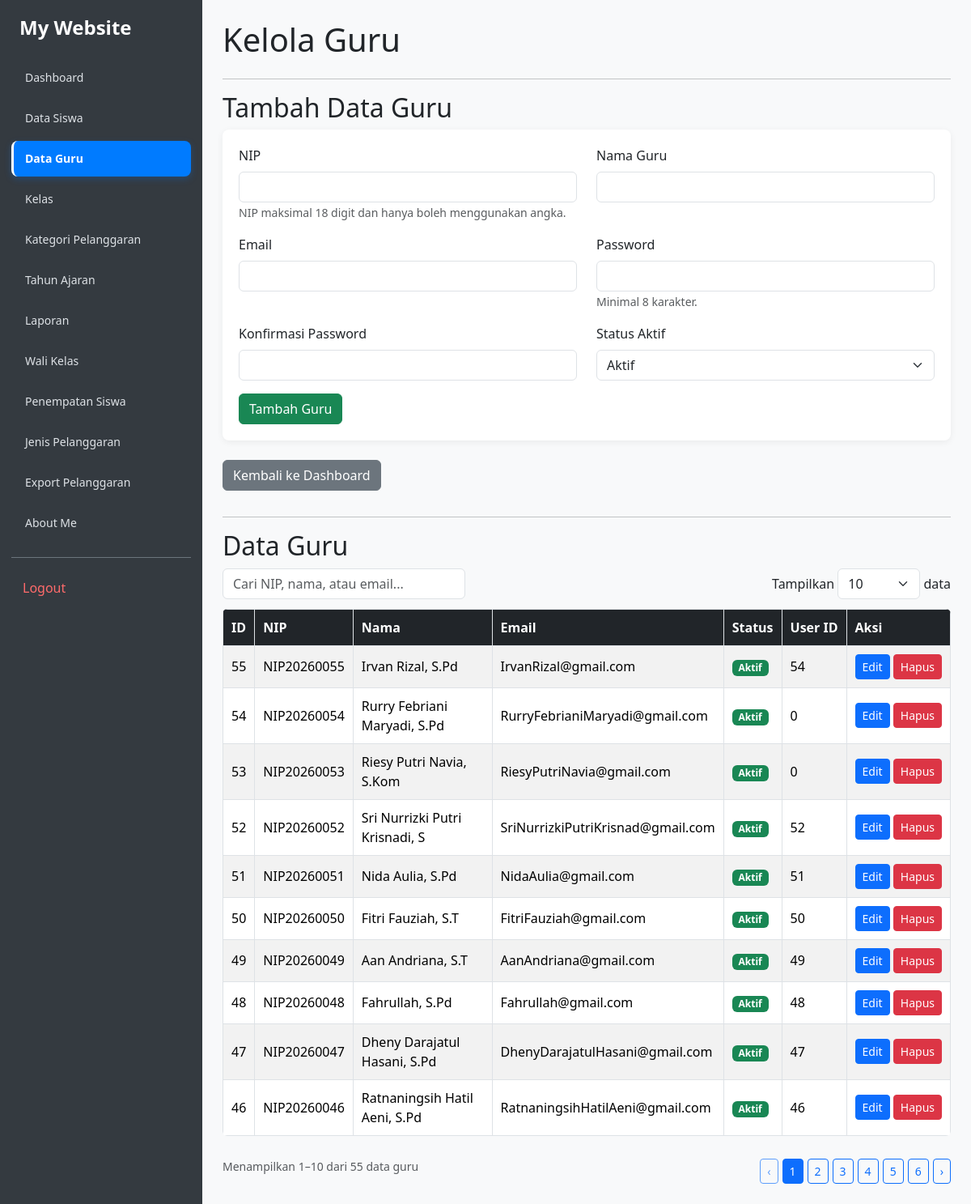
The page /kelola_guru.php (signed in) on the database its author committed.
### tables this page shows
CREATE TABLE `t_guru` (
  `id` int(11) NOT NULL,
  `nip` varchar(30) NOT NULL,
  `nama` varchar(30) NOT NULL,
  `email` varchar(150) NOT NULL,
  `status_aktif` tinyint(1) NOT NULL,
  `user_id` int(11) NOT NULL,
  `created_at` timestamp NOT NULL DEFAULT current_timestamp(),
  `updated_at` timestamp NOT NULL DEFAULT current_timestamp()
);

### kelola_guru.php (the view, shortened to what this page needs)
<?php
include 'config/koneksi.php';
$sql = "SELECT
            t_guru.*,
            t_users.email AS email_user
        FROM t_guru
        LEFT JOIN t_users ON t_guru.user_id = t_users.id
        ORDER BY t_guru.id DESC";
$query = mysqli_query($koneksi, $sql);
?>
<!DOCTYPE html>
<html lang="id">
<head>
    <link href="https://cdn.jsdelivr.net/npm/bootstrap@5.3.8/dist/css/bootstrap.min.css" rel="stylesheet">
</head>
<body>
<?php include 'includes/sidebar.php'; ?>
<main class="main-content">
    <h1 class="mb-4">Kelola Guru</h1>
    <hr>
    <h2>Tambah Data Guru</h2>
    <form action="proses_guru.php" method="POST"
          class="form-tambah mb-4" id="formGuru">
        <div class="row">
            <div class="col-md-6 mb-3">
                <label for="nip" class="form-label">NIP</label>
                <input type="text"
                       name="nip"
                       id="nip"
                       class="form-control"
                       maxlength="18"
                       pattern="[0-9]{1,18}"
                       inputmode="numeric"
                       required>
                <small id="peringatanNIP" class="text-muted">
                    NIP maksimal 18 digit dan hanya boleh menggunakan angka.
                </small>
            </div>
            <div class="col-md-6 mb-3">
                <label for="nama" class="form-label">Nama Guru</label>
                <input type="text"
                       name="nama"
                       id="nama"
                       class="form-control"
                       required>
            </div>
            <div class="col-md-6 mb-3">
                <label for="email" class="form-label">Email</label>
                <input type="email"
                       name="email"
                       id="email"
                       class="form-control"
                       autocomplete="email"
                       required>
            </div>
            <div class="col-md-6 mb-3">
                <label for="password" class="form-label">Password</label>
                <input type="password"
                       name="password"
                       id="password"
                       class="form-control"
                       minlength="8"
                       autocomplete="new-password"
                       required>
                <small class="text-muted">Minimal 8 karakter.</small>
            </div>
            <div class="col-md-6 mb-3">
                <label for="konfirmasi_password" class="form-label">Konfirmasi Password</label>
                <input type="password"
                       name="konfirmasi_password"
                       id="konfirmasi_password"
                       class="form-control"
                       minlength="8"
                       autocomplete="new-password"
                       required>
            </div>
            <div class="col-md-6 mb-3">
                <label for="status_aktif" class="form-label">Status Aktif</label>
                <select name="status_aktif"
                        id="status_aktif"
                        class="form-select"
                        required>
                    <option value="1">Aktif</option>
                </select>
            </div>
        </div>
        <button type="submit" class="btn btn-success">
            Tambah Guru
        </button>
    </form>
    <a href="dashboard.php" class="btn btn-secondary mb-3">
        Kembali ke Dashboard
    </a>
    <hr>
    <h2>Data Guru</h2>
    <div class="kontrol-tabel">
        <input type="search"
               id="cariGuru"
               class="form-control"
               placeholder="Cari NIP, nama, atau email...">
        <label class="mb-0">
            Tampilkan
            <select id="jumlahGuru" class="form-select"
                    style="display:inline-block;width:auto;">
                <option value="10" selected>10</option>
            </select>
            data
        </label>
    </div>
    <div class="tabel-guru-wrapper">
        <table class="table table-striped table-hover"
               id="tabelGuru">
            <thead>
                <tr>
                    <th data-kolom="0">ID</th>
                    <th data-kolom="1">NIP</th>
                    <th data-kolom="2">Nama</th>
                    <th data-kolom="3">Email</th>
                    <th data-kolom="4">Status</th>
                    <th data-kolom="5">User ID</th>
                    <th>Aksi</th>
                </tr>
            </thead>
            <tbody>
                <?php if (mysqli_num_rows($query) > 0) { ?>
                    <?php while ($guru = mysqli_fetch_assoc($query)) { ?>
                        <tr>
                            <td><?= (int)$guru['id']; ?></td>
                            <td>
                                <?= htmlspecialchars($guru['nip'] ?? ''); ?>
                            </td>
                            <td>
                                <?= htmlspecialchars($guru['nama'] ?? ''); ?>
                            </td>
                            <td>
                                <?= htmlspecialchars(
                                    $guru['email_user'] ?? $guru['email'] ?? '-'
                                ); ?>
                            </td>
                            <td>
                                <?php if (($guru['status_aktif'] ?? 0) == 1) { ?>
                                    <span class="badge bg-success">Aktif</span>
                                <?php } else { ?>
                                    <span class="badge bg-secondary">Tidak Aktif</span>
                                <?php } ?>
                            </td>
                            <td>
                                <?= htmlspecialchars($guru['user_id'] ?? '-'); ?>
                            </td>
                            <td class="text-nowrap">
                                <a href="edit_guru.php?id=<?= (int)$guru['id']; ?>"
                                   class="btn btn-primary btn-sm">
                                    Edit
                                </a>
                                <form action="proses_guru.php"
                                      method="POST"
                                      style="display:inline"
                                      onsubmit="return confirm('Yakin ingin menghapus data guru ini?');">
                                    <button type="submit"
                                            class="btn btn-danger btn-sm">
                                        Hapus
                                    </button>
                                </form>
                            </td>
                        </tr>
                    <?php } ?>
                <?php } ?>
            </tbody>
        </table>
    </div>
    <div class="d-flex justify-content-between align-items-center flex-wrap mt-3">
        <small id="infoGuru" class="text-muted"></small>
        <div class="paginasi" id="paginasiGuru"></div>
    </div>
</main>
</body>
</html>

### includes/sidebar.css (style rules this page uses)
body { background: #f8f9fa; margin: 0; }
.main-content { margin-left: 250px; padding: 25px; min-width: 0; box-sizing: border-box; }

### kelola_guru.php (style rules this page uses)
body { background-color: #f8f9fa; margin: 0; }
.main-content { margin-left: 250px; padding: 25px; min-width: 0; }
.form-tambah { background: white; padding: 20px; border-radius: 8px; box-shadow: 0 2px 8px rgba(0,0,0,.06); }
.tabel-guru-wrapper { width: 100%; overflow-x: auto; background: white; border-radius: 6px; }
#tabelGuru { width: 100%; border-collapse: collapse; margin-bottom: 0; }
#tabelGuru th, #tabelGuru td { padding: 10px; border: 1px solid #dee2e6; vertical-align: middle; }
#tabelGuru th { background: #212529; color: white; white-space: nowrap; cursor: pointer; }
.kontrol-tabel { display: flex; justify-content: space-between; align-items: center; gap: 10px; flex-wrap: wrap; margin-bottom: 12px; }
.kontrol-tabel input { max-width: 300px; }
.paginasi { display: flex; gap: 5px; margin-top: 12px; flex-wrap: wrap; }

### rows shown on the page
t_guru: id "55", nip "NIP20260055", nama "Irvan Rizal, S.Pd", email "IrvanRizal@gmail.com", status_aktif "Aktif", user "54"
t_guru: id "54", nip "NIP20260054", nama "Rurry Febriani Maryadi, S.Pd", email "RurryFebrianiMaryadi@gmail.com", status_aktif "Aktif", user "0"
t_guru: id "53", nip "NIP20260053", nama "Riesy Putri Navia, S.Kom", email "RiesyPutriNavia@gmail.com", status_aktif "Aktif", user "0"
t_guru: id "52", nip "NIP20260052", nama "Sri Nurrizki Putri Krisnadi, S", email "SriNurrizkiPutriKrisnad@gmail.com", status_aktif "Aktif", user "52"
t_guru: id "51", nip "NIP20260051", nama "Nida Aulia, S.Pd", email "NidaAulia@gmail.com", status_aktif "Aktif", user "51"
t_guru: id "50", nip "NIP20260050", nama "Fitri Fauziah, S.T", email "FitriFauziah@gmail.com", status_aktif "Aktif", user "50"
t_guru: id "49", nip "NIP20260049", nama "Aan Andriana, S.T", email "AanAndriana@gmail.com", status_aktif "Aktif", user "49"
t_guru: id "48", nip "NIP20260048", nama "Fahrullah, S.Pd", email "Fahrullah@gmail.com", status_aktif "Aktif", user "48"
t_guru: id "47", nip "NIP20260047", nama "Dheny Darajatul Hasani, S.Pd", email "DhenyDarajatulHasani@gmail.com", status_aktif "Aktif", user "47"
t_guru: id "46", nip "NIP20260046", nama "Ratnaningsih Hatil Aeni, S.Pd", email "RatnaningsihHatilAeni@gmail.com", status_aktif "Aktif", user "46"

### other values the page prints
$item[0] "Dashboard"
$item[0] "Data Siswa"
$item[0] "Data Guru"
$item[0] "Kelas"
$item[0] "Kategori Pelanggaran"
$item[0] "Tahun Ajaran"
$item[0] "Laporan"
$item[0] "Wali Kelas"
$item[0] "Penempatan Siswa"
$item[0] "Jenis Pelanggaran"
$item[0] "Export Pelanggaran"
$item[0] "About Me"
